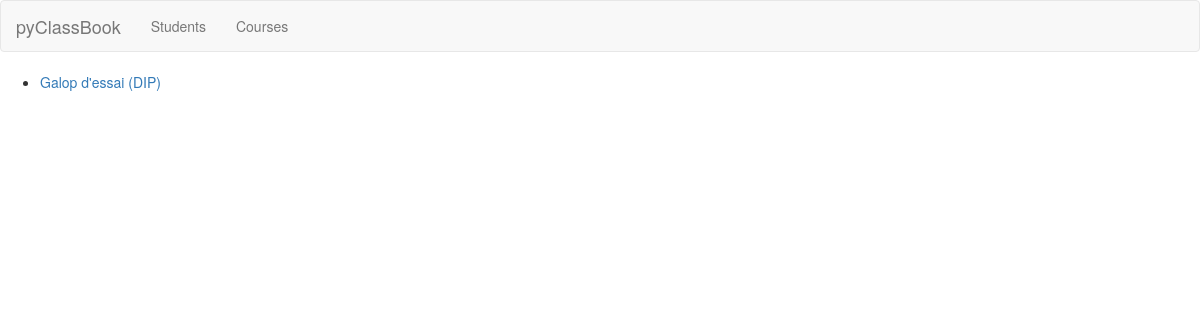
The app's page /exams/, older data.
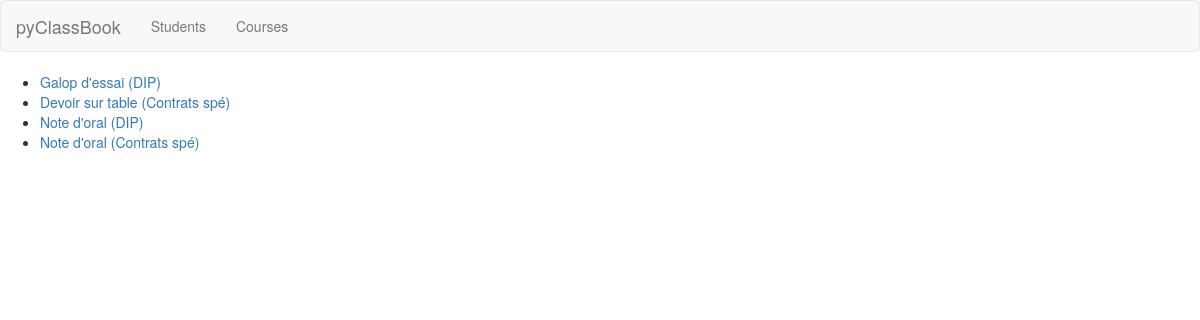
The same page, newer data.
### exams/models.py (models this page shows, shortened)
class Exam(models.Model):
    name =          models.CharField(max_length = 254, default='')
    course =        models.ForeignKey('courses.Course')
    date =          models.DateField(blank=True, null=True)
    time_allowed =  models.IntegerField(blank=True, null=True)
    place =         models.CharField(max_length = 254, default='')
    comments =      models.TextField(blank=True, default='')
    def __str__(self):
        return self.name + " (" + str(self.course) + ")"

### courses/models.py (models this page shows)
class Course(models.Model):
    name =          models.CharField(max_length = 254)
    level =         models.CharField(max_length=10, blank=True)
    place =         models.CharField(max_length = 254, blank=True)
    comments =      models.TextField(blank=True)
    start_date =    models.DateField(blank=True)
    end_date =      models.DateField(blank=True)
    created_at =    models.DateTimeField(auto_now_add=True)
    updated_at =    models.DateTimeField(auto_now=True)
    def __str__(self):
        return self.name

### exams/views.py (the view)
def index(request):
    exams = Exam.objects.order_by('date')
    context = {'exams': exams}
    return render(request, 'exams/index.html', context)

### shared/templatetags/navactive.py (called while the page is built)
@register.simple_tag
def navactive(request, urls):
    if request.path in ( reverse(url) for url in urls.split() ):
        return "active"
    return ""

### exams/templates/exams/index.html
{% extends "base.html" %}
{% block content %}
<ul>
{% for exam in exams %}
    <li><a href="{% url 'exams:exam' exam.id %}">{{ exam }}</a></li>
{% endfor %}
</ul>
{% endblock %}

Row changes from the older to the newer data that the page shows:
added Exam: name+course "Devoir sur table (Contrats spé)"
added Exam: name+course "Note d'oral (DIP)"
added Exam: name+course "Note d'oral (Contrats spé)"
